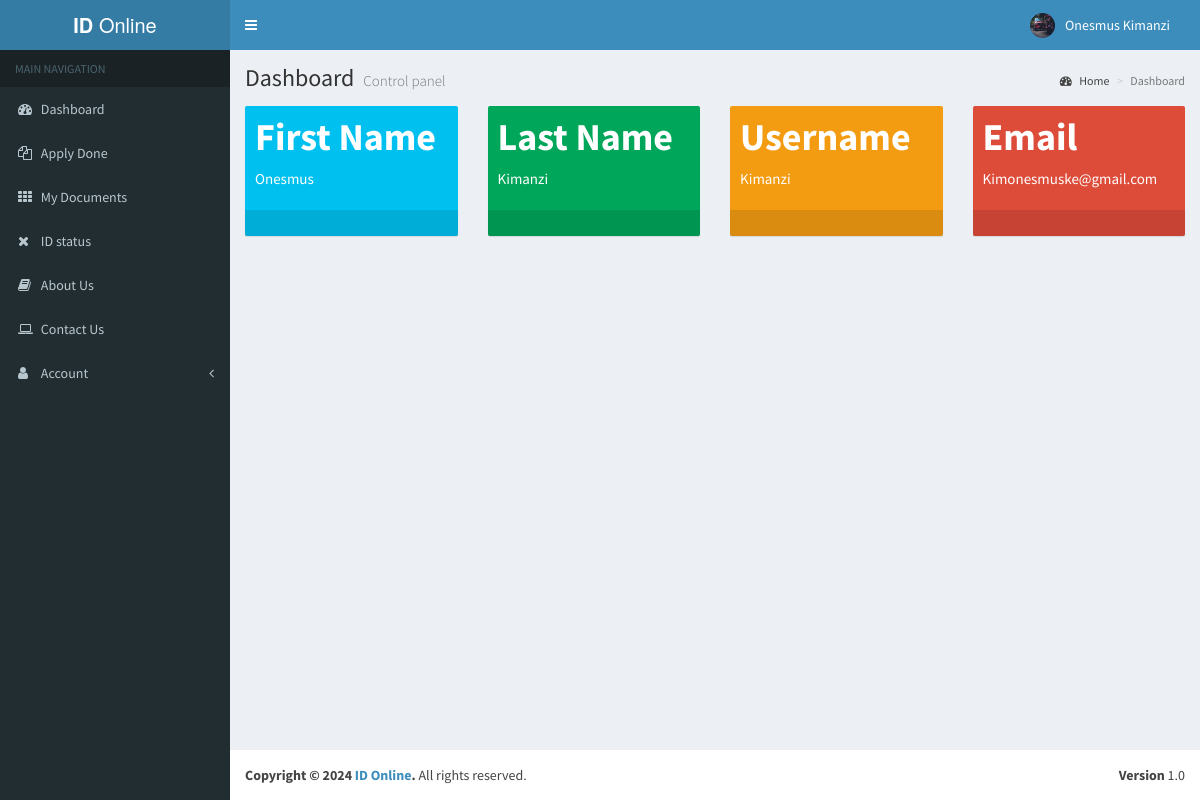
The app's page /index (signed in), older data.
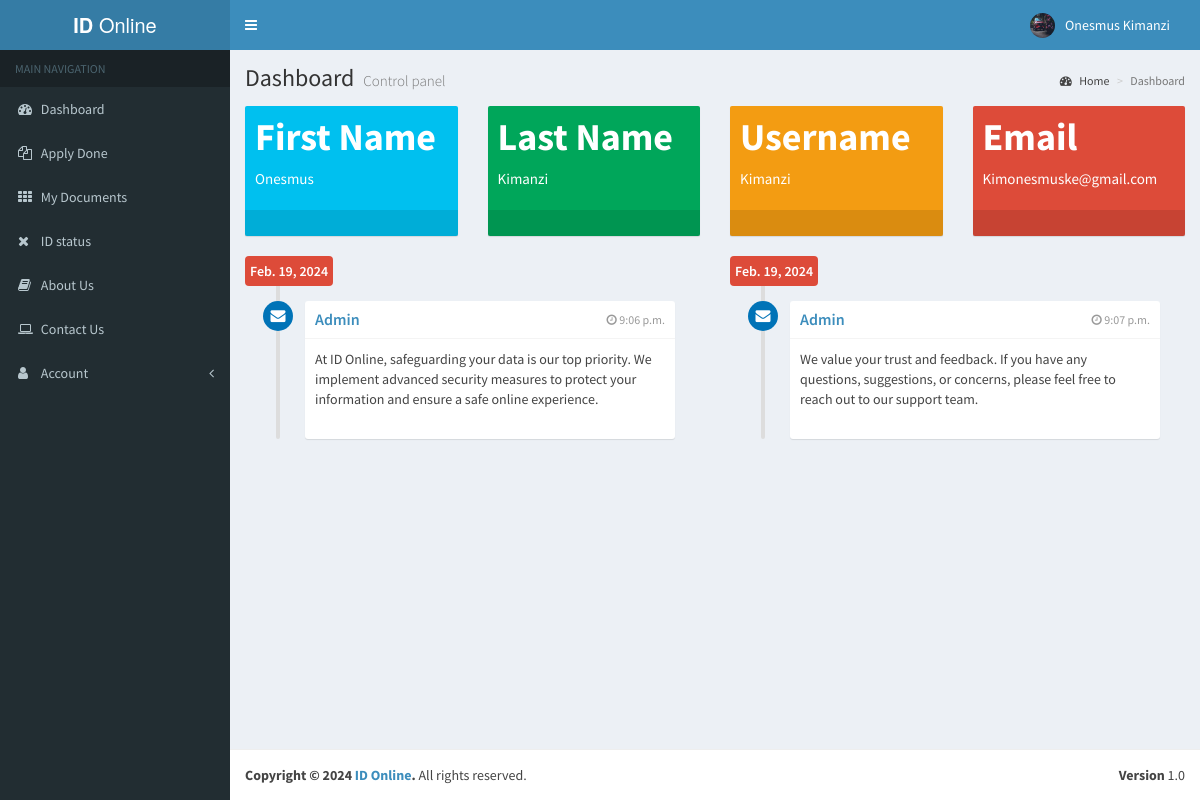
The same page, newer data.
### app/models.py (models this page shows)
class Client(models.Model):
    user = models.OneToOneField(User, on_delete=models.CASCADE)
    first_name = models.CharField(max_length=50)
    sur_name = models.CharField(max_length=50, blank=True, null=True)
    last_name = models.CharField(max_length=50)
    email = models.EmailField(max_length=100)
    username = models.CharField(max_length=50)
    gender = models.CharField(max_length=20, blank=True, null=True)
    phone = models.CharField(max_length=13, null=True, blank=True)
    profile_picture = models.ImageField(null=True, blank=True, upload_to='media', default='media/profile.png')

class Notification(models.Model):
    date = models.DateField(auto_now_add=True)
    time = models.TimeField(auto_now_add=True)
    sender = models.CharField(max_length=100)
    messange = models.CharField(max_length=1000)

### app/views.py (the view)
# urls.py: path('index', views.Index, name='index'),
def Index(request):
    client = request.user.client
    apply_info = applyID.objects.filter(client=client)
    notes = Notification.objects.all()
    context = {'notes':notes, 'apply_info':apply_info}
    return render(request, 'app/index.html', context)

### app/templates/app/index.html (shortened to what this page needs)
{% extends 'main.html' %}
{% load static %}
{% block content %}
<div class="content-wrapper">
    <section class="content-header">
        <h1>
            Dashboard
            <small>Control panel</small>
        </h1>
        <ol class="breadcrumb">
            <li><a href="#"><i class="fa fa-dashboard"></i> Home</a></li>
            <li class="active">Dashboard</li>
        </ol>
    </section>
    <section class="content">
        <div class="row">
            <div class="col-lg-3 col-xs-6">
                <div class="small-box bg-aqua">
                    <div class="inner">
                        <h3>First Name</h3>
                        <p>{{request.user.client.first_name}}</p>
                    </div>
                    <a href="#" class="small-box-footer"><i class="f fa-arrow-circle-right"></i></a>
                </div>
            </div>
            <div class="col-lg-3 col-xs-6">
                <div class="small-box bg-green">
                    <div class="inner">
                        <h3>Last Name</h3><sup style="font-size: 20px"></sup></h3>
                        <p>{{request.user.client.last_name}}</p>
                    </div>
                    <a href="#" class="small-box-footer"><i class="f fa-arrow-circle-right"></i></a>
                </div>
            </div>
            <div class="col-lg-3 col-xs-6">
                <div class="small-box bg-yellow">
                    <div class="inner">
                        <h3>Username</h3>
                        <p>{{request.user.client.username}}</p>
                    </div>
                    <a href="#" class="small-box-footer"><i class="f fa-arrow-circle-right"></i></a>
                </div>
            </div>
            <div class="col-lg-3 col-xs-6">
                <div class="small-box bg-red">
                    <div class="inner">
                        <h3>Email</h3>
                        <p>{{request.user.client.email}}</p>
                    </div>
                    <a href="#" class="small-box-footer"><i class="f fa-arrow-circle-right"></i></a>
                </div>
            </div>
        </div>
        <div class="row">
            {% for data in notes %}
            <div class="col-md-6">
                <ul class="timeline">
                    <li class="time-label">
                        <span class="bg-red">
                            {{data.date}}
                        </span>
                    </li>
                    <li>
                        <i class="fa fa-envelope bg-blue"></i>
                        <div class="timeline-item">
                            <span class="time"><i class="fa fa-clock-o"></i> {{data.time}}</span>
                            <h3 class="timeline-header"><a href="#">{{data.sender}}</a></h3>
                            <div class="timeline-body">
                                {{data.messange}}
                            </div>
                            <div class='timeline-footer'>
                            </div>
                        </div>
                    </li>
                </ul>
            </div>
            {% endfor %}
        </div>
    </section>
</div>
{% endblock content %}

### templates/main.html
{% include 'base.html' %}
{% block content %}
{% endblock content %}
<footer class="main-footer">
    <div class="pull-right hidden-xs">
        <b>Version</b> 1.0
    </div>
    <strong>Copyright &copy; 2024 <a href="https://onesmuskimanzi.pythonanywhere.com/">ID Online</a>.</strong> All rights
    reserved.
</footer>

### templates/base.html (shortened to what this page needs)
{% load static %}
<!DOCTYPE html>
<html>
<head>
    <link href="{% static 'bootstrap/css/bootstrap.min.css' %}" rel="stylesheet" type="text/css" />
    <link href="https://maxcdn.bootstrapcdn.com/font-awesome/4.3.0/css/font-awesome.min.css" rel="stylesheet"
        type="text/css" />
    <link href="http://code.ionicframework.com/ionicons/2.0.0/css/ionicons.min.css" rel="stylesheet" type="text/css" />
    <link href="{% static 'dist/css/AdminLTE.min.css' %}" rel="stylesheet" type="text/css" />
    <link href="{% static 'dist/css/skins/_all-skins.min.css' %}" rel="stylesheet" type="text/css" />
    <link href="{% static 'plugins/iCheck/flat/blue.css' %}" rel="stylesheet" type="text/css" />
    <link href="{% static 'plugins/morris/morris.css' %}" rel="stylesheet" type="text/css" />
    <link href="{% static 'plugins/jvectormap/jquery-jvectormap-1.2.2.css' %}" rel="stylesheet" type="text/css" />
    <link href="{% static 'plugins/datepicker/datepicker3.css' %}" rel="stylesheet" type="text/css" />
    <link href="{% static 'plugins/daterangepicker/daterangepicker-bs3.css' %}" rel="stylesheet" type="text/css" />
    <link href="{% static 'plugins/bootstrap-wysihtml5/bootstrap3-wysihtml5.min.css' %}" rel="stylesheet"
        type="text/css" />
</head>
<body class="skin-blue">
    <div class="wrapper">
        <header class="main-header">
            <a href="{% url 'index' %}" class="logo"><b>ID </b>Online</a>
            <nav class="navbar navbar-static-top" role="navigation">
                <a href="#" class="sidebar-toggle" data-toggle="offcanvas" role="button">
                </a>
                <div class="navbar-custom-menu">
                    <ul class="nav navbar-nav">
                        <li class="dropdown user user-menu">
                            <a href="#" class="dropdown-toggle" data-toggle="dropdown">
                                <img src="{{request.user.client.profile_picture.url}}" class="user-image"
                                    alt="User Image" />
                                <span class="hidden-xs">{{request.user.client.first_name}}
                                    {{request.user.client.last_name}}</span>
                            </a>
                        </li>
                    </ul>
                </div>
            </nav>
        </header>
        <aside class="main-sidebar">
            <section class="sidebar">
                <ul class="sidebar-menu">
                    <li class="header">MAIN NAVIGATION</li>
                    <li class="treeview">
                        <a href="{% url 'index' %}">
                            <i class="fa fa-dashboard"></i> <span>Dashboard</span>
                        </a>
                    </li>
                    {% if request.user.client.applyid and request.user.client.locatiodetails and request.user.client.confirmationdocument and request.user.client.photo %}
                    <li class="treeview">
                        <a href="{% url 'applyIdDone' %}">
                            <i class="fa fa-files-o"></i>
                            <span>Apply Done</span>
                        </a>
                    </li>
                    {% endif %}
                    <li>
                        <a href="{% url 'my_documents' %}">
                            <i class="fa fa-th"></i> <span>My Documents</span>
                        </a>
                    </li>
                    <li class="treeview">
                        <a href="{% url 'id_status' %}">
                            <i class="fa fa-times"></i>
                            <span>ID status</span>
                        </a>
                    </li>
                    <li class="treeview">
                        <a href="{% url 'about_us' %}">
                            <i class="fa fa-book"></i>
                            <span>About Us</span>
                        </a>
                    </li>
                    <li class="treeview">
                        <a href="{% url 'contact_us' %}">
                            <i class="fa fa-laptop"></i>
                            <span>Contact Us</span>
                        </a>
                    </li>
                    <li class="treeview">
                        <a href="#">
                            <i class="fa fa-user"></i>
                            <span>Account</span>
                            <i class="fa fa-angle-left pull-right"></i>
                        </a>
                    </li>
                </ul>
            </section>
        </aside>
    </div>
</body>
</html>

Row changes from the older to the newer data that the page shows:
added Notification: date "Feb. 19, 2024", time "9:06 p.m.", sender "Admin", messange "At ID Online, safeguarding your data is our top priority. We implement advanced security measures to protect your information and ensure a safe online experience."
added Notification: date "Feb. 19, 2024", time "9:07 p.m.", sender "Admin", messange "We value your trust and feedback. If you have any questions, suggestions, or concerns, please feel free to reach out to our support team."
